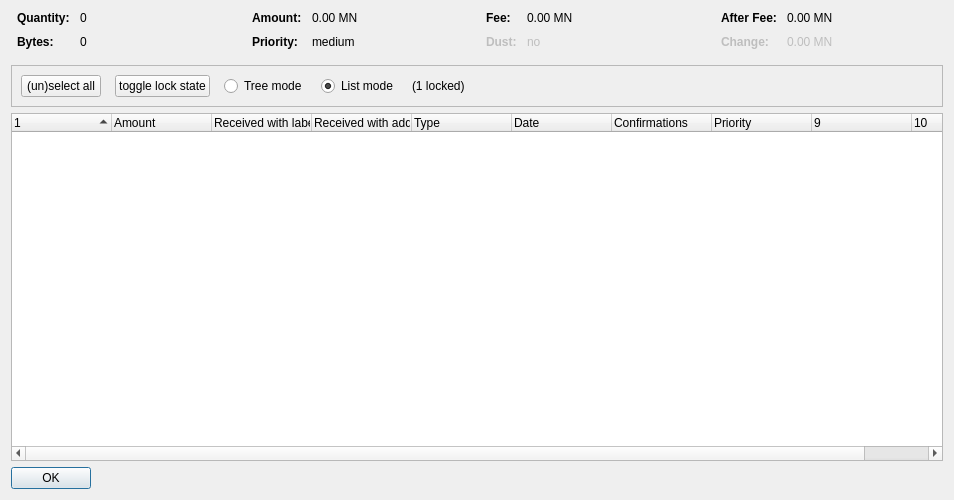
<?xml version="1.0" encoding="UTF-8"?>
<ui version="4.0">
 <class>CoinControlDialog</class>
 <widget class="QDialog" name="CoinControlDialog">
  <property name="geometry">
   <rect>
    <x>0</x>
    <y>0</y>
    <width>954</width>
    <height>500</height>
   </rect>
  </property>
  <property name="windowTitle">
   <string>Coin Selection</string>
  </property>
  <layout class="QVBoxLayout" name="verticalLayout">
   <item>
    <layout class="QHBoxLayout" name="horizontalLayoutTop" stretch="0,0,0,0">
     <property name="topMargin">
      <number>0</number>
     </property>
     <property name="bottomMargin">
      <number>10</number>
     </property>
     <item>
      <layout class="QFormLayout" name="formLayoutCoinControl1">
       <property name="horizontalSpacing">
        <number>10</number>
       </property>
       <property name="verticalSpacing">
        <number>10</number>
       </property>
       <property name="leftMargin">
        <number>6</number>
       </property>
       <property name="rightMargin">
        <number>6</number>
       </property>
       <item row="0" column="0">
        <widget class="QLabel" name="labelCoinControlQuantityText">
         <property name="font">
          <font>
           <weight>75</weight>
           <bold>true</bold>
          </font>
         </property>
         <property name="text">
          <string>Quantity:</string>
         </property>
        </widget>
       </item>
       <item row="0" column="1">
        <widget class="QLabel" name="labelCoinControlQuantity">
         <property name="cursor">
          <cursorShape>IBeamCursor</cursorShape>
         </property>
         <property name="contextMenuPolicy">
          <enum>Qt::ActionsContextMenu</enum>
         </property>
         <property name="text">
          <string notr="true">0</string>
         </property>
         <property name="textInteractionFlags">
          <set>Qt::LinksAccessibleByMouse|Qt::TextSelectableByKeyboard|Qt::TextSelectableByMouse</set>
         </property>
        </widget>
       </item>
       <item row="1" column="0">
        <widget class="QLabel" name="labelCoinControlBytesText">
         <property name="font">
          <font>
           <weight>75</weight>
           <bold>true</bold>
          </font>
         </property>
         <property name="text">
          <string>Bytes:</string>
         </property>
        </widget>
       </item>
       <item row="1" column="1">
        <widget class="QLabel" name="labelCoinControlBytes">
         <property name="cursor">
          <cursorShape>IBeamCursor</cursorShape>
         </property>
         <property name="contextMenuPolicy">
          <enum>Qt::ActionsContextMenu</enum>
         </property>
         <property name="text">
          <string notr="true">0</string>
         </property>
         <property name="textInteractionFlags">
          <set>Qt::LinksAccessibleByMouse|Qt::TextSelectableByKeyboard|Qt::TextSelectableByMouse</set>
         </property>
        </widget>
       </item>
      </layout>
     </item>
     <item>
      <layout class="QFormLayout" name="formLayoutCoinControl2">
       <property name="horizontalSpacing">
        <number>10</number>
       </property>
       <property name="verticalSpacing">
        <number>10</number>
       </property>
       <property name="leftMargin">
        <number>6</number>
       </property>
       <property name="rightMargin">
        <number>6</number>
       </property>
       <item row="0" column="0">
        <widget class="QLabel" name="labelCoinControlAmountText">
         <property name="font">
          <font>
           <weight>75</weight>
           <bold>true</bold>
          </font>
         </property>
         <property name="text">
          <string>Amount:</string>
         </property>
        </widget>
       </item>
       <item row="0" column="1">
        <widget class="QLabel" name="labelCoinControlAmount">
         <property name="cursor">
          <cursorShape>IBeamCursor</cursorShape>
         </property>
         <property name="contextMenuPolicy">
          <enum>Qt::ActionsContextMenu</enum>
         </property>
         <property name="text">
          <string notr="true">0.00 MN</string>
         </property>
         <property name="textInteractionFlags">
          <set>Qt::LinksAccessibleByMouse|Qt::TextSelectableByKeyboard|Qt::TextSelectableByMouse</set>
         </property>
        </widget>
       </item>
       <item row="1" column="0">
        <widget class="QLabel" name="labelCoinControlPriorityText">
         <property name="font">
          <font>
           <weight>75</weight>
           <bold>true</bold>
          </font>
         </property>
         <property name="text">
          <string>Priority:</string>
         </property>
        </widget>
       </item>
       <item row="1" column="1">
        <widget class="QLabel" name="labelCoinControlPriority">
         <property name="cursor">
          <cursorShape>IBeamCursor</cursorShape>
         </property>
         <property name="contextMenuPolicy">
          <enum>Qt::ActionsContextMenu</enum>
         </property>
         <property name="text">
          <string>medium</string>
         </property>
         <property name="textInteractionFlags">
          <set>Qt::LinksAccessibleByMouse|Qt::TextSelectableByKeyboard|Qt::TextSelectableByMouse</set>
         </property>
        </widget>
       </item>
      </layout>
     </item>
     <item>
      <layout class="QFormLayout" name="formLayoutCoinControl3">
       <property name="horizontalSpacing">
        <number>10</number>
       </property>
       <property name="verticalSpacing">
        <number>10</number>
       </property>
       <property name="leftMargin">
        <number>6</number>
       </property>
       <property name="rightMargin">
        <number>6</number>
       </property>
       <item row="0" column="0">
        <widget class="QLabel" name="labelCoinControlFeeText">
         <property name="font">
          <font>
           <weight>75</weight>
           <bold>true</bold>
          </font>
         </property>
         <property name="text">
          <string>Fee:</string>
         </property>
        </widget>
       </item>
       <item row="0" column="1">
        <widget class="QLabel" name="labelCoinControlFee">
         <property name="cursor">
          <cursorShape>IBeamCursor</cursorShape>
         </property>
         <property name="contextMenuPolicy">
          <enum>Qt::ActionsContextMenu</enum>
         </property>
         <property name="text">
          <string notr="true">0.00 MN</string>
         </property>
         <property name="textInteractionFlags">
          <set>Qt::LinksAccessibleByMouse|Qt::TextSelectableByKeyboard|Qt::TextSelectableByMouse</set>
         </property>
        </widget>
       </item>
       <item row="1" column="0">
        <widget class="QLabel" name="labelCoinControlLowOutputText">
         <property name="enabled">
          <bool>false</bool>
         </property>
         <property name="font">
          <font>
           <weight>75</weight>
           <bold>true</bold>
          </font>
         </property>
         <property name="text">
          <string>Dust:</string>
         </property>
        </widget>
       </item>
       <item row="1" column="1">
        <widget class="QLabel" name="labelCoinControlLowOutput">
         <property name="enabled">
          <bool>false</bool>
         </property>
         <property name="cursor">
          <cursorShape>IBeamCursor</cursorShape>
         </property>
         <property name="contextMenuPolicy">
          <enum>Qt::ActionsContextMenu</enum>
         </property>
         <property name="text">
          <string>no</string>
         </property>
         <property name="textInteractionFlags">
          <set>Qt::LinksAccessibleByMouse|Qt::TextSelectableByKeyboard|Qt::TextSelectableByMouse</set>
         </property>
        </widget>
       </item>
      </layout>
     </item>
     <item>
      <layout class="QFormLayout" name="formLayoutCoinControl4">
       <property name="horizontalSpacing">
        <number>10</number>
       </property>
       <property name="verticalSpacing">
        <number>10</number>
       </property>
       <property name="leftMargin">
        <number>6</number>
       </property>
       <property name="rightMargin">
        <number>6</number>
       </property>
       <item row="0" column="0">
        <widget class="QLabel" name="labelCoinControlAfterFeeText">
         <property name="font">
          <font>
           <weight>75</weight>
           <bold>true</bold>
          </font>
         </property>
         <property name="text">
          <string>After Fee:</string>
         </property>
        </widget>
       </item>
       <item row="0" column="1">
        <widget class="QLabel" name="labelCoinControlAfterFee">
         <property name="cursor">
          <cursorShape>IBeamCursor</cursorShape>
         </property>
         <property name="contextMenuPolicy">
          <enum>Qt::ActionsContextMenu</enum>
         </property>
         <property name="text">
          <string notr="true">0.00 MN</string>
         </property>
         <property name="textInteractionFlags">
          <set>Qt::LinksAccessibleByMouse|Qt::TextSelectableByKeyboard|Qt::TextSelectableByMouse</set>
         </property>
        </widget>
       </item>
       <item row="1" column="0">
        <widget class="QLabel" name="labelCoinControlChangeText">
         <property name="enabled">
          <bool>false</bool>
         </property>
         <property name="font">
          <font>
           <weight>75</weight>
           <bold>true</bold>
          </font>
         </property>
         <property name="text">
          <string>Change:</string>
         </property>
        </widget>
       </item>
       <item row="1" column="1">
        <widget class="QLabel" name="labelCoinControlChange">
         <property name="enabled">
          <bool>false</bool>
         </property>
         <property name="cursor">
          <cursorShape>IBeamCursor</cursorShape>
         </property>
         <property name="contextMenuPolicy">
          <enum>Qt::ActionsContextMenu</enum>
         </property>
         <property name="text">
          <string notr="true">0.00 MN</string>
         </property>
         <property name="textInteractionFlags">
          <set>Qt::LinksAccessibleByMouse|Qt::TextSelectableByKeyboard|Qt::TextSelectableByMouse</set>
         </property>
        </widget>
       </item>
      </layout>
     </item>
    </layout>
   </item>
   <item>
    <widget class="QFrame" name="frame">
     <property name="minimumSize">
      <size>
       <width>0</width>
       <height>40</height>
      </size>
     </property>
     <property name="frameShape">
      <enum>QFrame::StyledPanel</enum>
     </property>
     <property name="frameShadow">
      <enum>QFrame::Sunken</enum>
     </property>
     <layout class="QHBoxLayout" name="horizontalLayout">
      <item>
       <layout class="QHBoxLayout" name="horizontalLayoutPanel" stretch="0,0,0,0,0,0">
        <property name="spacing">
         <number>14</number>
        </property>
        <item>
         <widget class="QPushButton" name="pushButtonSelectAll">
          <property name="sizePolicy">
           <sizepolicy hsizetype="Maximum" vsizetype="Fixed">
            <horstretch>0</horstretch>
            <verstretch>0</verstretch>
           </sizepolicy>
          </property>
          <property name="text">
           <string>(un)select all</string>
          </property>
          <property name="autoDefault">
           <bool>false</bool>
          </property>
         </widget>
        </item>
        <item>
         <widget class="QPushButton" name="pushButtonToggleLock">
          <property name="sizePolicy">
           <sizepolicy hsizetype="Maximum" vsizetype="Fixed">
            <horstretch>0</horstretch>
            <verstretch>0</verstretch>
           </sizepolicy>
          </property>
          <property name="text">
           <string>toggle lock state</string>
          </property>
          <property name="autoDefault">
           <bool>false</bool>
          </property>
         </widget>
        </item>
        <item>
         <widget class="QRadioButton" name="radioTreeMode">
          <property name="sizePolicy">
           <sizepolicy hsizetype="Maximum" vsizetype="Fixed">
            <horstretch>0</horstretch>
            <verstretch>0</verstretch>
           </sizepolicy>
          </property>
          <property name="text">
           <string>Tree mode</string>
          </property>
         </widget>
        </item>
        <item>
         <widget class="QRadioButton" name="radioListMode">
          <property name="sizePolicy">
           <sizepolicy hsizetype="Maximum" vsizetype="Fixed">
            <horstretch>0</horstretch>
            <verstretch>0</verstretch>
           </sizepolicy>
          </property>
          <property name="text">
           <string>List mode</string>
          </property>
          <property name="checked">
           <bool>true</bool>
          </property>
         </widget>
        </item>
        <item>
         <widget class="QLabel" name="labelLocked">
          <property name="text">
           <string>(1 locked)</string>
          </property>
         </widget>
        </item>
        <item>
         <spacer name="horizontalSpacer">
          <property name="orientation">
           <enum>Qt::Horizontal</enum>
          </property>
          <property name="sizeHint" stdset="0">
           <size>
            <width>40</width>
            <height>20</height>
           </size>
          </property>
         </spacer>
        </item>
       </layout>
      </item>
     </layout>
    </widget>
   </item>
   <item>
    <widget class="CoinControlTreeWidget" name="treeWidget">
     <property name="contextMenuPolicy">
      <enum>Qt::CustomContextMenu</enum>
     </property>
     <property name="sortingEnabled">
      <bool>false</bool>
     </property>
     <property name="columnCount">
      <number>10</number>
     </property>
     <attribute name="headerShowSortIndicator" stdset="0">
      <bool>true</bool>
     </attribute>
     <attribute name="headerStretchLastSection">
      <bool>false</bool>
     </attribute>
     <column>
      <property name="text">
       <string/>
      </property>
     </column>
     <column>
      <property name="text">
       <string>Amount</string>
      </property>
     </column>
     <column>
      <property name="text">
       <string>Received with label</string>
      </property>
     </column>
     <column>
      <property name="text">
       <string>Received with address</string>
      </property>
     </column>
     <column>
      <property name="text">
       <string>Type</string>
      </property>
     </column>
     <column>
      <property name="text">
       <string>Date</string>
      </property>
     </column>
     <column>
      <property name="text">
       <string>Confirmations</string>
      </property>
      <property name="toolTip">
       <string>Confirmed</string>
      </property>
     </column>
     <column>
      <property name="text">
       <string>Priority</string>
      </property>
     </column>
     <column>
      <property name="text">
       <string/>
      </property>
     </column>
     <column>
      <property name="text">
       <string/>
      </property>
     </column>
    </widget>
   </item>
   <item>
    <widget class="QDialogButtonBox" name="buttonBox">
     <property name="sizePolicy">
      <sizepolicy hsizetype="Maximum" vsizetype="Fixed">
       <horstretch>0</horstretch>
       <verstretch>0</verstretch>
      </sizepolicy>
     </property>
     <property name="orientation">
      <enum>Qt::Horizontal</enum>
     </property>
     <property name="standardButtons">
      <set>QDialogButtonBox::Ok</set>
     </property>
    </widget>
   </item>
  </layout>
 </widget>
 <customwidgets>
  <customwidget>
   <class>CoinControlTreeWidget</class>
   <extends>QTreeWidget</extends>
   <header>coincontroltreewidget.h</header>
  </customwidget>
 </customwidgets>
 <resources/>
 <connections/>
</ui>
